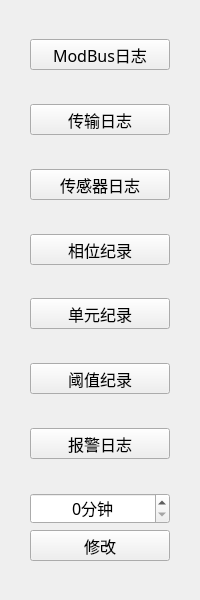
<?xml version="1.0" encoding="UTF-8"?>
<ui version="4.0">
 <class>M_LogsToolWid</class>
 <widget class="QWidget" name="M_LogsToolWid">
  <property name="geometry">
   <rect>
    <x>0</x>
    <y>0</y>
    <width>200</width>
    <height>600</height>
   </rect>
  </property>
  <property name="font">
   <font>
    <family>微软雅黑</family>
    <pointsize>12</pointsize>
   </font>
  </property>
  <property name="windowTitle">
   <string>Form</string>
  </property>
  <layout class="QVBoxLayout" name="verticalLayout">
   <property name="leftMargin">
    <number>30</number>
   </property>
   <property name="rightMargin">
    <number>30</number>
   </property>
   <item>
    <spacer name="verticalSpacer">
     <property name="orientation">
      <enum>Qt::Vertical</enum>
     </property>
     <property name="sizeHint" stdset="0">
      <size>
       <width>20</width>
       <height>40</height>
      </size>
     </property>
    </spacer>
   </item>
   <item>
    <widget class="QPushButton" name="modbusBtn">
     <property name="minimumSize">
      <size>
       <width>0</width>
       <height>31</height>
      </size>
     </property>
     <property name="text">
      <string>ModBus日志</string>
     </property>
    </widget>
   </item>
   <item>
    <spacer name="verticalSpacer_2">
     <property name="orientation">
      <enum>Qt::Vertical</enum>
     </property>
     <property name="sizeHint" stdset="0">
      <size>
       <width>20</width>
       <height>40</height>
      </size>
     </property>
    </spacer>
   </item>
   <item>
    <widget class="QPushButton" name="transBtn">
     <property name="minimumSize">
      <size>
       <width>0</width>
       <height>31</height>
      </size>
     </property>
     <property name="text">
      <string>传输日志</string>
     </property>
    </widget>
   </item>
   <item>
    <spacer name="verticalSpacer_3">
     <property name="orientation">
      <enum>Qt::Vertical</enum>
     </property>
     <property name="sizeHint" stdset="0">
      <size>
       <width>20</width>
       <height>40</height>
      </size>
     </property>
    </spacer>
   </item>
   <item>
    <widget class="QPushButton" name="envBtn">
     <property name="minimumSize">
      <size>
       <width>0</width>
       <height>31</height>
      </size>
     </property>
     <property name="text">
      <string>传感器日志</string>
     </property>
    </widget>
   </item>
   <item>
    <spacer name="verticalSpacer_4">
     <property name="orientation">
      <enum>Qt::Vertical</enum>
     </property>
     <property name="sizeHint" stdset="0">
      <size>
       <width>20</width>
       <height>40</height>
      </size>
     </property>
    </spacer>
   </item>
   <item>
    <widget class="QPushButton" name="recordBtn">
     <property name="minimumSize">
      <size>
       <width>0</width>
       <height>31</height>
      </size>
     </property>
     <property name="text">
      <string>相位纪录</string>
     </property>
    </widget>
   </item>
   <item>
    <spacer name="verticalSpacer_5">
     <property name="orientation">
      <enum>Qt::Vertical</enum>
     </property>
     <property name="sizeHint" stdset="0">
      <size>
       <width>20</width>
       <height>40</height>
      </size>
     </property>
    </spacer>
   </item>
   <item>
    <widget class="QPushButton" name="outputBtn">
     <property name="minimumSize">
      <size>
       <width>0</width>
       <height>31</height>
      </size>
     </property>
     <property name="text">
      <string>单元纪录</string>
     </property>
    </widget>
   </item>
   <item>
    <spacer name="verticalSpacer_6">
     <property name="orientation">
      <enum>Qt::Vertical</enum>
     </property>
     <property name="sizeHint" stdset="0">
      <size>
       <width>20</width>
       <height>40</height>
      </size>
     </property>
    </spacer>
   </item>
   <item>
    <widget class="QPushButton" name="thresholdBtn">
     <property name="minimumSize">
      <size>
       <width>0</width>
       <height>31</height>
      </size>
     </property>
     <property name="text">
      <string>阈值纪录</string>
     </property>
    </widget>
   </item>
   <item>
    <spacer name="verticalSpacer_7">
     <property name="orientation">
      <enum>Qt::Vertical</enum>
     </property>
     <property name="sizeHint" stdset="0">
      <size>
       <width>20</width>
       <height>40</height>
      </size>
     </property>
    </spacer>
   </item>
   <item>
    <widget class="QPushButton" name="alarmBtn">
     <property name="minimumSize">
      <size>
       <width>0</width>
       <height>31</height>
      </size>
     </property>
     <property name="text">
      <string>报警日志</string>
     </property>
    </widget>
   </item>
   <item>
    <spacer name="verticalSpacer_8">
     <property name="orientation">
      <enum>Qt::Vertical</enum>
     </property>
     <property name="sizeHint" stdset="0">
      <size>
       <width>20</width>
       <height>40</height>
      </size>
     </property>
    </spacer>
   </item>
   <item>
    <widget class="QSpinBox" name="spinBox">
     <property name="minimumSize">
      <size>
       <width>0</width>
       <height>31</height>
      </size>
     </property>
     <property name="alignment">
      <set>Qt::AlignCenter</set>
     </property>
     <property name="suffix">
      <string>分钟</string>
     </property>
     <property name="maximum">
      <number>999</number>
     </property>
    </widget>
   </item>
   <item>
    <widget class="QPushButton" name="timeBtn">
     <property name="minimumSize">
      <size>
       <width>0</width>
       <height>31</height>
      </size>
     </property>
     <property name="text">
      <string>修改</string>
     </property>
    </widget>
   </item>
   <item>
    <spacer name="verticalSpacer_9">
     <property name="orientation">
      <enum>Qt::Vertical</enum>
     </property>
     <property name="sizeHint" stdset="0">
      <size>
       <width>20</width>
       <height>40</height>
      </size>
     </property>
    </spacer>
   </item>
  </layout>
 </widget>
 <resources/>
 <connections/>
</ui>
